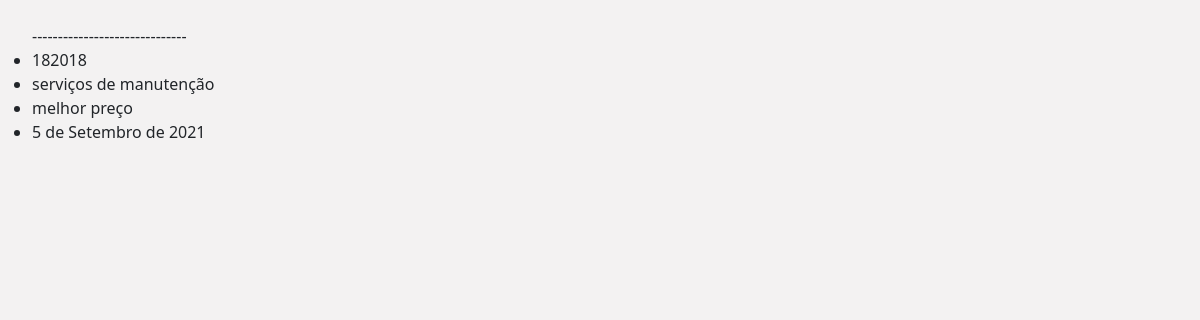
Page /licitacoes/ on the earlier database version.
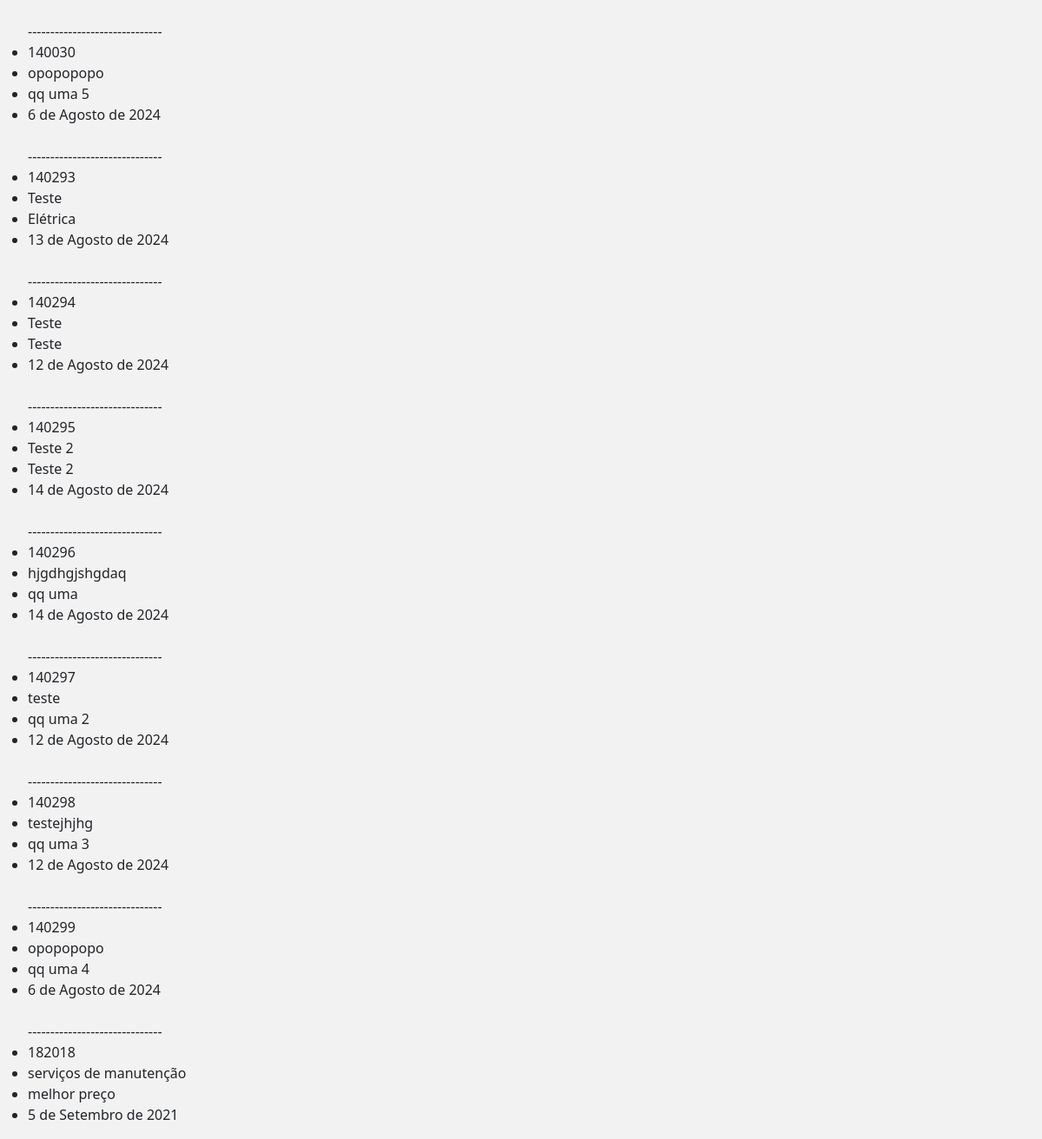
Same page on the later database version.
### biddingContracts/models.py (models this page shows, shortened)
class Licitacao (models.Model):
    numProcess = models.CharField(primary_key=True, max_length=7)
    categoria = models.CharField(max_length=200, verbose_name="Categoria", null=False)
    assunto = models.CharField(max_length=200, verbose_name="Assunto",  null=False, blank=False)
    date = models.DateField()
    class meta:
        verbose_name = "licitação"
        verbose_name_plural = "licitações"

### biddingContracts/views.py (the view)
# urls.py: path('licitacoes/', views.listLicitacoes, name='licitacoes'),
def listLicitacoes(request):
    licitacoes = Licitacao.objects.all()
    context = {"licitacoes": licitacoes}
    return render(request, "list_licitacoes.html", context)

### biddingContracts/templates/list_licitacoes.html
{% extends "base_template.html" %}
{% block content %}
    <ul>
        {% for licitacao in licitacoes %}
        <br>------------------------------<br>
        <li> {{licitacao.numProcess}}</li>
        <li> {{licitacao.assunto}}</li>
        <li> {{licitacao.categoria}}</li>
        <li> {{licitacao.date}}</li>
        {% empty %}
            <p>vazio!!</p>
        {% endfor %}
    </ul>
{% endblock content %}

### biddingContracts/templates/base_template.html (shortened to what this page needs)
<!DOCTYPE html>
<html lang="pt-br">
<head>
    <link href="https://cdn.jsdelivr.net/npm/bootstrap@5.3.3/dist/css/bootstrap.min.css" rel="stylesheet">
</head>
<body style="background-color: #f3f2f2;">
    {% block main %}
        {% block content %}
        {% endblock %}
    {% endblock %}
</body>
</html>

Differences in the rows shown:
added Licitacao: numProcess "140030", assunto "opopopopo", categoria "qq uma 5", date "6 de Agosto de 2024"
added Licitacao: numProcess "140293", assunto "Teste", categoria "Elétrica", date "13 de Agosto de 2024"
added Licitacao: numProcess "140294", assunto "Teste", categoria "Teste", date "12 de Agosto de 2024"
added Licitacao: numProcess "140295", assunto "Teste 2", categoria "Teste 2", date "14 de Agosto de 2024"
added Licitacao: numProcess "140296", assunto "hjgdhgjshgdaq", categoria "qq uma", date "14 de Agosto de 2024"
added Licitacao: numProcess "140297", assunto "teste", categoria "qq uma 2", date "12 de Agosto de 2024"
added Licitacao: numProcess "140298", assunto "testejhjhg", categoria "qq uma 3", date "12 de Agosto de 2024"
added Licitacao: numProcess "140299", assunto "opopopopo", categoria "qq uma 4", date "6 de Agosto de 2024"
